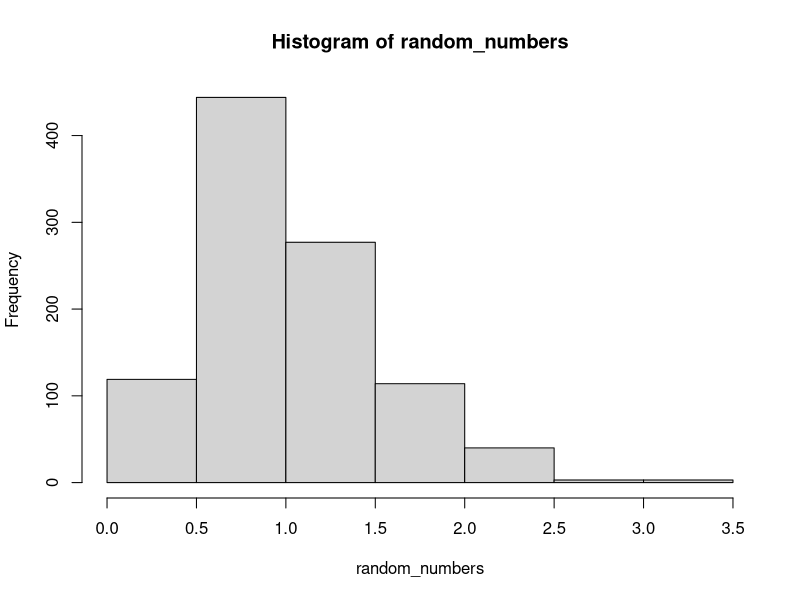
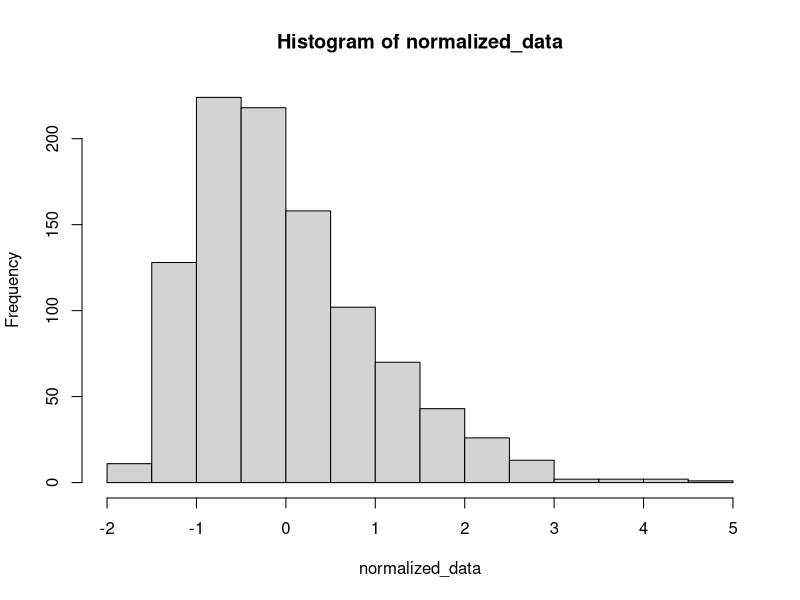

Write the R code that produced these figures, in order.
## ---- chunk 1
set.seed(1)
random_numbers <- rf(1000, 10, 100)
## ---- chunk 2
numbers_sum <- sum(random_numbers)
## ---- chunk 3
numbers_count <- length(random_numbers)
## ---- chunk 4
this_mean <- numbers_sum/numbers_count
this_mean
## ---- chunk 5
mean(random_numbers)
## ---- chunk 6
vectorized <- random_numbers - this_mean
## ---- chunk 7
this_sd <- sqrt(sum((random_numbers - this_mean) ^ 2) / (length(random_numbers) - 1))

this_sd
## ---- chunk 8
sd(random_numbers)
## ---- chunk 9
hist(random_numbers)
## ---- chunk 10
normalized_data <- (random_numbers - this_mean) / this_sd
## ---- chunk 11
normalized_mean <- sum(normalized_data) / length(normalized_data)
# or
normalized_mean <- mean(normalized_data)
## ---- chunk 12
normalized_sd <- sqrt(sum((normalized_data) ^ 2) / (length(normalized_data) - 1))
# or
normalized_sd <- sd(normalized_data)
## ---- chunk 13
hist(normalized_data)
## ---- chunk 14
set.seed(1)
data_1 <- rnorm(1000, 3)
data_2 <- rnorm(100, 2)
## ---- chunk 15
x_1 <- mean(data_1)
s_1 <- sd(data_1)
n_1 <- length(data_1)
## ---- chunk 16
typeof(x_1)
typeof(s_1)
typeof(n_1)
## ---- chunk 17
x_2 <- mean(data_2)
s_2 <- sd(data_2)
n_2 <- length(data_2)
## ---- chunk 18
t_score <- (x_1 - x_2)/(sqrt((s_1^2/n_1 + s_2^2/n_2)))
t_score
## ---- chunk 19
t.test(data_1, data_2)
